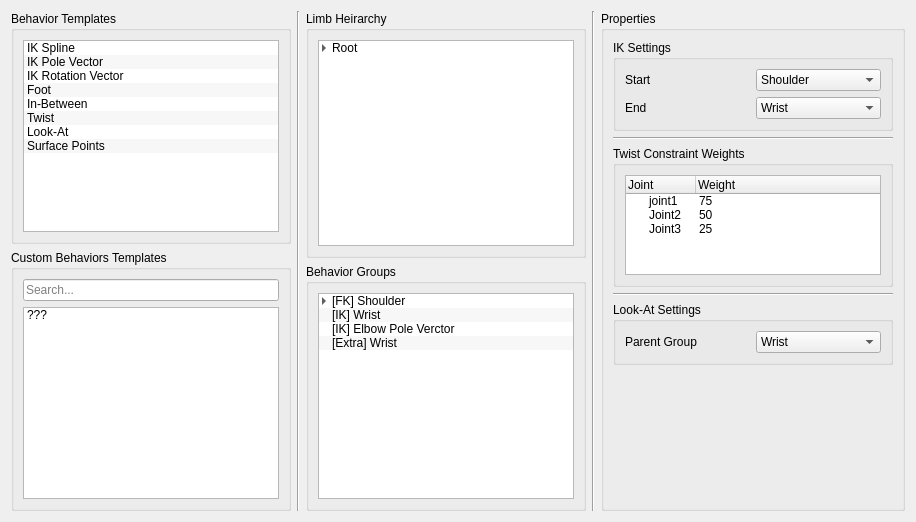
        <widget class="QWidget" name="tab_9">
         <attribute name="title">
          <string>Behaviours</string>
         </attribute>
         <layout class="QHBoxLayout" name="horizontalLayout_48">
          <item>
           <layout class="QHBoxLayout" name="horizontalLayout_30">
            <item>
             <layout class="QVBoxLayout" name="verticalLayout_36">
              <item>
               <widget class="QGroupBox" name="groupBox_22">
                <property name="title">
                 <string>Behavior Templates</string>
                </property>
                <layout class="QHBoxLayout" name="horizontalLayout_32">
                 <item>
                  <widget class="QListWidget" name="listWidget_9">
                   <property name="sizePolicy">
                    <sizepolicy hsizetype="Expanding" vsizetype="Expanding">
                     <horstretch>0</horstretch>
                     <verstretch>0</verstretch>
                    </sizepolicy>
                   </property>
                   <property name="maximumSize">
                    <size>
                     <width>16777215</width>
                     <height>16777215</height>
                    </size>
                   </property>
                   <property name="alternatingRowColors">
                    <bool>true</bool>
                   </property>
                   <item>
                    <property name="text">
                     <string>IK Spline</string>
                    </property>
                   </item>
                   <item>
                    <property name="text">
                     <string>IK Pole Vector</string>
                    </property>
                   </item>
                   <item>
                    <property name="text">
                     <string>IK Rotation Vector</string>
                    </property>
                   </item>
                   <item>
                    <property name="text">
                     <string>Foot</string>
                    </property>
                   </item>
                   <item>
                    <property name="text">
                     <string>In-Between</string>
                    </property>
                   </item>
                   <item>
                    <property name="text">
                     <string>Twist</string>
                    </property>
                   </item>
                   <item>
                    <property name="text">
                     <string>Look-At</string>
                    </property>
                   </item>
                   <item>
                    <property name="text">
                     <string>Surface Points</string>
                    </property>
                   </item>
                  </widget>
                 </item>
                </layout>
               </widget>
              </item>
              <item>
               <widget class="QGroupBox" name="groupBox_18">
                <property name="title">
                 <string>Custom Behaviors Templates</string>
                </property>
                <layout class="QHBoxLayout" name="horizontalLayout_49">
                 <item>
                  <layout class="QVBoxLayout" name="verticalLayout_40">
                   <item>
                    <widget class="QLineEdit" name="lineEdit_10">
                     <property name="placeholderText">
                      <string>Search...</string>
                     </property>
                    </widget>
                   </item>
                   <item>
                    <widget class="QListWidget" name="listWidget_10">
                     <property name="toolTip">
                      <string>Created in CONTROLLERS tab by right clicking on Limb &gt; &quot;Save Limb Template&quot;</string>
                     </property>
                     <property name="dragDropMode">
                      <enum>QAbstractItemView::DragOnly</enum>
                     </property>
                     <property name="alternatingRowColors">
                      <bool>true</bool>
                     </property>
                     <item>
                      <property name="text">
                       <string>???</string>
                      </property>
                     </item>
                    </widget>
                   </item>
                  </layout>
                 </item>
                </layout>
               </widget>
              </item>
             </layout>
            </item>
            <item>
             <widget class="Line" name="line_12">
              <property name="orientation">
               <enum>Qt::Vertical</enum>
              </property>
             </widget>
            </item>
            <item>
             <layout class="QVBoxLayout" name="verticalLayout_64">
              <item>
               <widget class="QGroupBox" name="groupBox_33">
                <property name="title">
                 <string>Limb Heirarchy</string>
                </property>
                <layout class="QHBoxLayout" name="horizontalLayout_45">
                 <item>
                  <layout class="QVBoxLayout" name="verticalLayout_65">
                   <item>
                    <widget class="QTreeWidget" name="treeWidget_13">
                     <property name="autoScrollMargin">
                      <number>16</number>
                     </property>
                     <property name="alternatingRowColors">
                      <bool>true</bool>
                     </property>
                     <property name="selectionMode">
                      <enum>QAbstractItemView::SingleSelection</enum>
                     </property>
                     <property name="autoExpandDelay">
                      <number>-1</number>
                     </property>
                     <property name="indentation">
                      <number>10</number>
                     </property>
                     <property name="headerHidden">
                      <bool>true</bool>
                     </property>
                     <column>
                      <property name="text">
                       <string notr="true">1</string>
                      </property>
                     </column>
                     <item>
                      <property name="text">
                       <string>Root</string>
                      </property>
                      <item>
                       <property name="text">
                        <string>Spine</string>
                       </property>
                       <item>
                        <property name="text">
                         <string>Arm (M)</string>
                        </property>
                        <item>
                         <property name="text">
                          <string>Hand</string>
                         </property>
                        </item>
                       </item>
                       <item>
                        <property name="text">
                         <string>Head</string>
                        </property>
                       </item>
                       <item>
                        <property name="text">
                         <string>Leg (M)</string>
                        </property>
                       </item>
                       <item>
                        <property name="text">
                         <string>Tail</string>
                        </property>
                       </item>
                      </item>
                     </item>
                    </widget>
                   </item>
                  </layout>
                 </item>
                </layout>
               </widget>
              </item>
              <item>
               <widget class="QGroupBox" name="groupBox_34">
                <property name="title">
                 <string>Behavior Groups</string>
                </property>
                <layout class="QVBoxLayout" name="verticalLayout_66">
                 <item>
                  <layout class="QVBoxLayout" name="verticalLayout_67">
                   <item>
                    <widget class="QTreeWidget" name="treeWidget_14">
                     <property name="alternatingRowColors">
                      <bool>true</bool>
                     </property>
                     <property name="selectionMode">
                      <enum>QAbstractItemView::SingleSelection</enum>
                     </property>
                     <property name="indentation">
                      <number>10</number>
                     </property>
                     <property name="headerHidden">
                      <bool>true</bool>
                     </property>
                     <column>
                      <property name="text">
                       <string>1</string>
                      </property>
                     </column>
                     <item>
                      <property name="text">
                       <string>[FK] Shoulder</string>
                      </property>
                      <item>
                       <property name="text">
                        <string>[FK] Elbow</string>
                       </property>
                       <item>
                        <property name="text">
                         <string>[FK] Wrist</string>
                        </property>
                       </item>
                      </item>
                     </item>
                     <item>
                      <property name="text">
                       <string>[IK] Wrist</string>
                      </property>
                     </item>
                     <item>
                      <property name="text">
                       <string>[IK] Elbow Pole Verctor</string>
                      </property>
                     </item>
                     <item>
                      <property name="text">
                       <string>[Extra] Wrist</string>
                      </property>
                     </item>
                    </widget>
                   </item>
                  </layout>
                 </item>
                </layout>
               </widget>
              </item>
             </layout>
            </item>
            <item>
             <widget class="Line" name="line_13">
              <property name="orientation">
               <enum>Qt::Vertical</enum>
              </property>
             </widget>
            </item>
            <item>
             <layout class="QVBoxLayout" name="verticalLayout_72">
              <item>
               <widget class="QGroupBox" name="groupBox_36">
                <property name="title">
                 <string>Properties</string>
                </property>
                <layout class="QHBoxLayout" name="horizontalLayout_46">
                 <item>
                  <layout class="QVBoxLayout" name="verticalLayout_73">
                   <item>
                    <widget class="QGroupBox" name="groupBox_37">
                     <property name="title">
                      <string>IK Settings</string>
                     </property>
                     <layout class="QHBoxLayout" name="horizontalLayout_47">
                      <item>
                       <layout class="QVBoxLayout" name="verticalLayout_74">
                        <item>
                         <layout class="QHBoxLayout" name="horizontalLayout_43">
                          <item>
                           <widget class="QLabel" name="label_8">
                            <property name="text">
                             <string>Start</string>
                            </property>
                           </widget>
                          </item>
                          <item>
                           <widget class="QComboBox" name="comboBox_5">
                            <property name="currentIndex">
                             <number>1</number>
                            </property>
                            <item>
                             <property name="text">
                              <string>Clavical</string>
                             </property>
                            </item>
                            <item>
                             <property name="text">
                              <string>Shoulder</string>
                             </property>
                            </item>
                            <item>
                             <property name="text">
                              <string>Elbow</string>
                             </property>
                            </item>
                            <item>
                             <property name="text">
                              <string>Wrist</string>
                             </property>
                            </item>
                           </widget>
                          </item>
                         </layout>
                        </item>
                        <item>
                         <layout class="QHBoxLayout" name="horizontalLayout_44">
                          <item>
                           <widget class="QLabel" name="label_9">
                            <property name="text">
                             <string>End</string>
                            </property>
                           </widget>
                          </item>
                          <item>
                           <widget class="QComboBox" name="comboBox_6">
                            <property name="currentIndex">
                             <number>3</number>
                            </property>
                            <item>
                             <property name="text">
                              <string>Clavical</string>
                             </property>
                            </item>
                            <item>
                             <property name="text">
                              <string>Shoulder</string>
                             </property>
                            </item>
                            <item>
                             <property name="text">
                              <string>Elbow</string>
                             </property>
                            </item>
                            <item>
                             <property name="text">
                              <string>Wrist</string>
                             </property>
                            </item>
                           </widget>
                          </item>
                         </layout>
                        </item>
                       </layout>
                      </item>
                     </layout>
                    </widget>
                   </item>
                   <item>
                    <widget class="Line" name="line_14">
                     <property name="orientation">
                      <enum>Qt::Horizontal</enum>
                     </property>
                    </widget>
                   </item>
                   <item>
                    <widget class="QGroupBox" name="groupBox_35">
                     <property name="title">
                      <string>Twist Constraint Weights</string>
                     </property>
                     <layout class="QVBoxLayout" name="verticalLayout_39">
                      <item>
                       <layout class="QVBoxLayout" name="verticalLayout_79">
                        <item>
                         <widget class="QTreeWidget" name="treeWidget_6">
                          <property name="sizePolicy">
                           <sizepolicy hsizetype="Expanding" vsizetype="Maximum">
                            <horstretch>0</horstretch>
                            <verstretch>0</verstretch>
                           </sizepolicy>
                          </property>
                          <property name="maximumSize">
                           <size>
                            <width>16777215</width>
                            <height>100</height>
                           </size>
                          </property>
                          <attribute name="headerCascadingSectionResizes">
                           <bool>true</bool>
                          </attribute>
                          <attribute name="headerDefaultSectionSize">
                           <number>70</number>
                          </attribute>
                          <attribute name="headerMinimumSectionSize">
                           <number>20</number>
                          </attribute>
                          <column>
                           <property name="text">
                            <string>Joint</string>
                           </property>
                          </column>
                          <column>
                           <property name="text">
                            <string>Weight</string>
                           </property>
                          </column>
                          <item>
                           <property name="text">
                            <string>joint1</string>
                           </property>
                           <property name="text">
                            <string>75</string>
                           </property>
                          </item>
                          <item>
                           <property name="text">
                            <string>Joint2</string>
                           </property>
                           <property name="text">
                            <string>50</string>
                           </property>
                          </item>
                          <item>
                           <property name="text">
                            <string>Joint3</string>
                           </property>
                           <property name="text">
                            <string>25</string>
                           </property>
                          </item>
                         </widget>
                        </item>
                       </layout>
                      </item>
                     </layout>
                    </widget>
                   </item>
                   <item>
                    <widget class="Line" name="line_11">
                     <property name="orientation">
                      <enum>Qt::Horizontal</enum>
                     </property>
                    </widget>
                   </item>
                   <item>
                    <widget class="QGroupBox" name="groupBox_7">
                     <property name="title">
                      <string>Look-At Settings</string>
                     </property>
                     <layout class="QVBoxLayout" name="verticalLayout_24">
                      <item>
                       <layout class="QVBoxLayout" name="verticalLayout_32">
                        <item>
                         <layout class="QHBoxLayout" name="horizontalLayout_50">
                          <item>
                           <widget class="QLabel" name="label_16">
                            <property name="text">
                             <string>Parent Group</string>
                            </property>
                           </widget>
                          </item>
                          <item>
                           <widget class="QComboBox" name="comboBox_9">
                            <property name="currentIndex">
                             <number>3</number>
                            </property>
                            <item>
                             <property name="text">
                              <string>Clavical</string>
                             </property>
                            </item>
                            <item>
                             <property name="text">
                              <string>Shoulder</string>
                             </property>
                            </item>
                            <item>
                             <property name="text">
                              <string>Elbow</string>
                             </property>
                            </item>
                            <item>
                             <property name="text">
                              <string>Wrist</string>
                             </property>
                            </item>
                           </widget>
                          </item>
                         </layout>
                        </item>
                       </layout>
                      </item>
                     </layout>
                    </widget>
                   </item>
                   <item>
                    <spacer name="verticalSpacer_5">
                     <property name="orientation">
                      <enum>Qt::Vertical</enum>
                     </property>
                     <property name="sizeHint" stdset="0">
                      <size>
                       <width>20</width>
                       <height>40</height>
                      </size>
                     </property>
                    </spacer>
                   </item>
                  </layout>
                 </item>
                </layout>
               </widget>
              </item>
             </layout>
            </item>
           </layout>
          </item>
         </layout>
        </widget>
